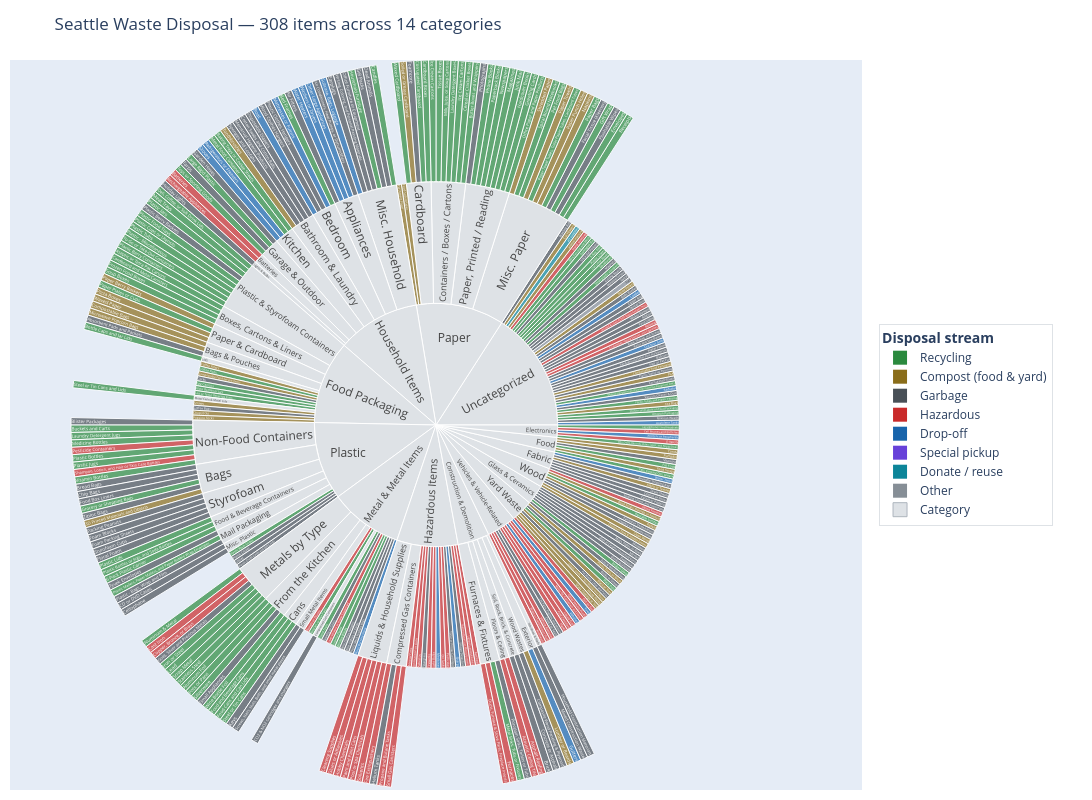

Notebook code for this chart:
### Markdown cell above
## 4. Visualize the category tree

A Plotly sunburst shows every category, sub-category, and item. Items are coloured by their primary disposal stream so you can see at a glance which categories lean recyclable, which lean hazardous, etc.

### Code cell
# Build sunburst nodes. Every unique (parent, category) pair becomes a node;
# every item becomes a leaf attached to its deepest category.
labels, parents, ids, hover, colours = [], [], [], [], []
CATEGORY_COLOUR = '#dee2e6'
STREAM_COLOUR = {
    'recycling': '#2b8a3e',  # green
    'compost':   '#8a6d1a',  # olive/gold — food & yard waste
    'garbage':   '#495057',  # dark grey
    'hazardous': '#c92a2a',  # red
    'dropoff':   '#1864ab',  # blue
    'special':   '#6741d9',  # purple
    'donate':    '#0c8599',  # teal
    'other':     '#868e96',  # medium grey — items with no stream info in the API
}
# Pretty legend labels for each normalized stream key.
STREAM_DISPLAY = {
    'recycling': 'Recycling',
    'compost':   'Compost (food & yard)',
    'garbage':   'Garbage',
    'hazardous': 'Hazardous',
    'dropoff':   'Drop-off',
    'special':   'Special pickup',
    'donate':    'Donate / reuse',
    'other':     'Other',
}

seen_cats = set()
def add_category_chain(chain):
    parent_id = ''
    for name in chain:
        node_id = f"{parent_id}/{name}" if parent_id else name
        if node_id not in seen_cats:
            seen_cats.add(node_id)
            ids.append(node_id); labels.append(name)
            parents.append(parent_id); hover.append(f"Category: {name}")
            colours.append(CATEGORY_COLOUR)
        parent_id = node_id
    return parent_id  # deepest category id

for item in items:
    leaf_parent = add_category_chain(item['category_path'])
    ids.append(item['item_id']); labels.append(item['item_name'])
    parents.append(leaf_parent)
    stream = primary_stream(item['disposal_streams'])
    # Wrap explanation at ~80 chars so the hover tooltip reads vertically
    # instead of stretching off-screen. textwrap.wrap splits on word boundaries.
    explanation_wrapped = "<br>".join(textwrap.wrap(item['explanation'], width=80)) if item['explanation'] else ""
    # Show the pretty stream names in the tooltip too, matching the legend.
    stream_labels = ", ".join(STREAM_DISPLAY.get(s, s) for s in item['disposal_streams']) or 'none'
    hover.append(
        f"<b>{item['item_name']}</b><br>"
        f"Streams: {stream_labels}<br>"
        f"{explanation_wrapped}"
    )
    colours.append(STREAM_COLOUR.get(stream, STREAM_COLOUR['other']))

fig = go.Figure()
fig.add_trace(go.Sunburst(
    labels=labels, parents=parents, ids=ids,
    hovertext=hover, hoverinfo='text',
    marker=dict(colors=colours), branchvalues='total',
))

# Sunburst has no native legend (the slices ARE the data). We add invisible
# Scatter traces with x=[None], y=[None] — nothing draws on the canvas, but
# each one creates a colored entry in the legend on the right. Order and
# labels here come straight from STREAM_DISPLAY so they cannot drift from
# the colours used on the chart.
LEGEND_ORDER = ['recycling', 'compost', 'garbage', 'hazardous', 'dropoff', 'special', 'donate', 'other']
for stream in LEGEND_ORDER:
    fig.add_trace(go.Scatter(
        x=[None], y=[None], mode='markers',
        marker=dict(size=14, color=STREAM_COLOUR[stream], symbol='square'),
        name=STREAM_DISPLAY[stream], showlegend=True,
    ))
# Plus an entry for the grey rings that represent the category hierarchy.
fig.add_trace(go.Scatter(
    x=[None], y=[None], mode='markers',
    marker=dict(size=14, color=CATEGORY_COLOUR, symbol='square',
                line=dict(color='#adb5bd', width=1)),
    name='Category', showlegend=True,
))

fig.update_layout(
    title=f"Seattle Waste Disposal — {len(items)} items across {len(tree)} categories",
    width=1150, height=800, margin=dict(t=60, l=10, r=230, b=10),
    xaxis=dict(visible=False), yaxis=dict(visible=False),
    showlegend=True,
    legend=dict(
        title="<b>Disposal stream</b>",
        x=1.02, y=0.5, xanchor='left', yanchor='middle',
        bgcolor='rgba(255,255,255,0.9)', bordercolor='#dee2e6', borderwidth=1,
    ),
    hoverlabel=dict(align='left', bgcolor='white', bordercolor='#343a40', font=dict(size=13)),
)
fig.show()

### Figure 1 — Plotly figure (JSON) as saved in the notebook; plotly's stock layout.template omitted (floating-point values rounded to 4 significant figures; data arrays with more than 128 entries replaced by an {"elided": "..."} marker saying what was removed)
{"data": [{"branchvalues": "total", "hoverinfo": "text", "hovertext": {"elided": "360 str values"}, "ids": {"elided": "360 str values"}, "labels": {"elided": "360 str values"}, "marker": {"colors": {"elided": "360 str values"}}, "parents": {"elided": "360 str values"}, "type": "sunburst"}, {"marker": {"color": "#2b8a3e", "size": 14, "symbol": "square"}, "mode": "markers", "name": "Recycling", "showlegend": true, "type": "scatter", "x": [null], "y": [null]}, {"marker": {"color": "#8a6d1a", "size": 14, "symbol": "square"}, "mode": "markers", "name": "Compost (food & yard)", "showlegend": true, "type": "scatter", "x": [null], "y": [null]}, {"marker": {"color": "#495057", "size": 14, "symbol": "square"}, "mode": "markers", "name": "Garbage", "showlegend": true, "type": "scatter", "x": [null], "y": [null]}, {"marker": {"color": "#c92a2a", "size": 14, "symbol": "square"}, "mode": "markers", "name": "Hazardous", "showlegend": true, "type": "scatter", "x": [null], "y": [null]}, {"marker": {"color": "#1864ab", "size": 14, "symbol": "square"}, "mode": "markers", "name": "Drop-off", "showlegend": true, "type": "scatter", "x": [null], "y": [null]}, {"marker": {"color": "#6741d9", "size": 14, "symbol": "square"}, "mode": "markers", "name": "Special pickup", "showlegend": true, "type": "scatter", "x": [null], "y": [null]}, {"marker": {"color": "#0c8599", "size": 14, "symbol": "square"}, "mode": "markers", "name": "Donate / reuse", "showlegend": true, "type": "scatter", "x": [null], "y": [null]}, {"marker": {"color": "#868e96", "size": 14, "symbol": "square"}, "mode": "markers", "name": "Other", "showlegend": true, "type": "scatter", "x": [null], "y": [null]}, {"marker": {"color": "#dee2e6", "line": {"color": "#adb5bd", "width": 1}, "size": 14, "symbol": "square"}, "mode": "markers", "name": "Category", "showlegend": true, "type": "scatter", "x": [null], "y": [null]}], "layout": {"height": 800, "hoverlabel": {"align": "left", "bgcolor": "white", "bordercolor": "#343a40", "font": {"size": 13}}, "legend": {"bgcolor": "rgba(255,255,255,0.9)", "bordercolor": "#dee2e6", "borderwidth": 1, "title": {"text": "<b>Disposal stream</b>"}, "x": 1.02, "xanchor": "left", "y": 0.5, "yanchor": "middle"}, "margin": {"b": 10, "l": 10, "r": 230, "t": 60}, "showlegend": true, "title": {"text": "Seattle Waste Disposal — 308 items across 14 categories"}, "width": 1150, "xaxis": {"visible": false}, "yaxis": {"visible": false}}}
